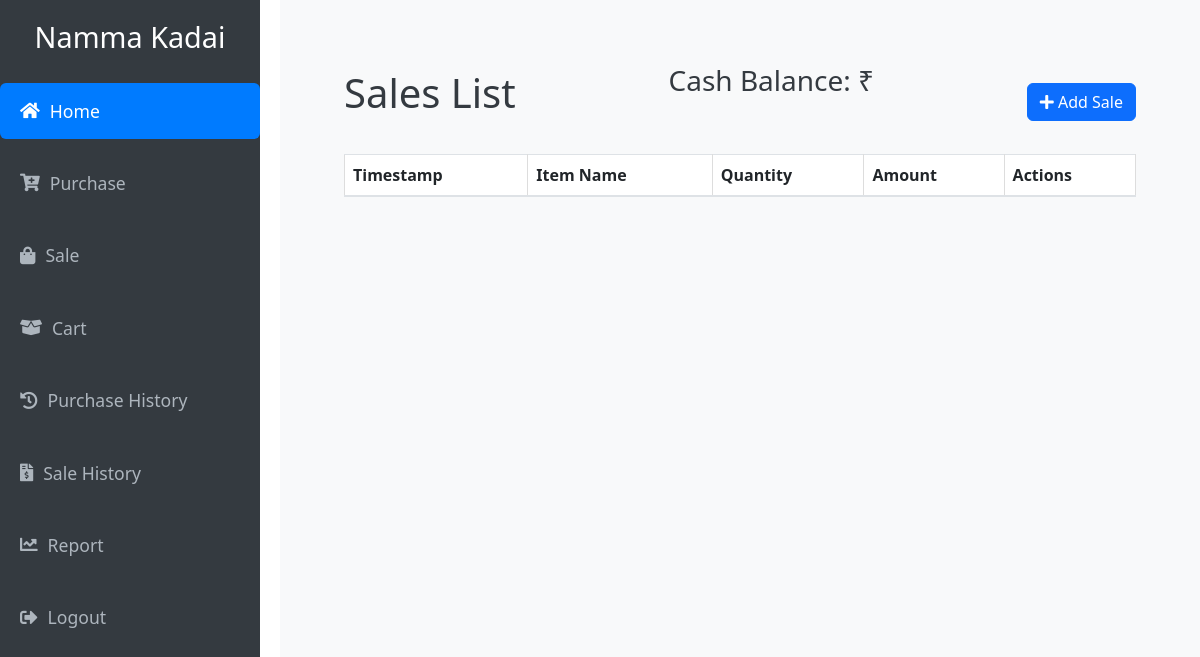
The app's page /sale (signed in), older data.
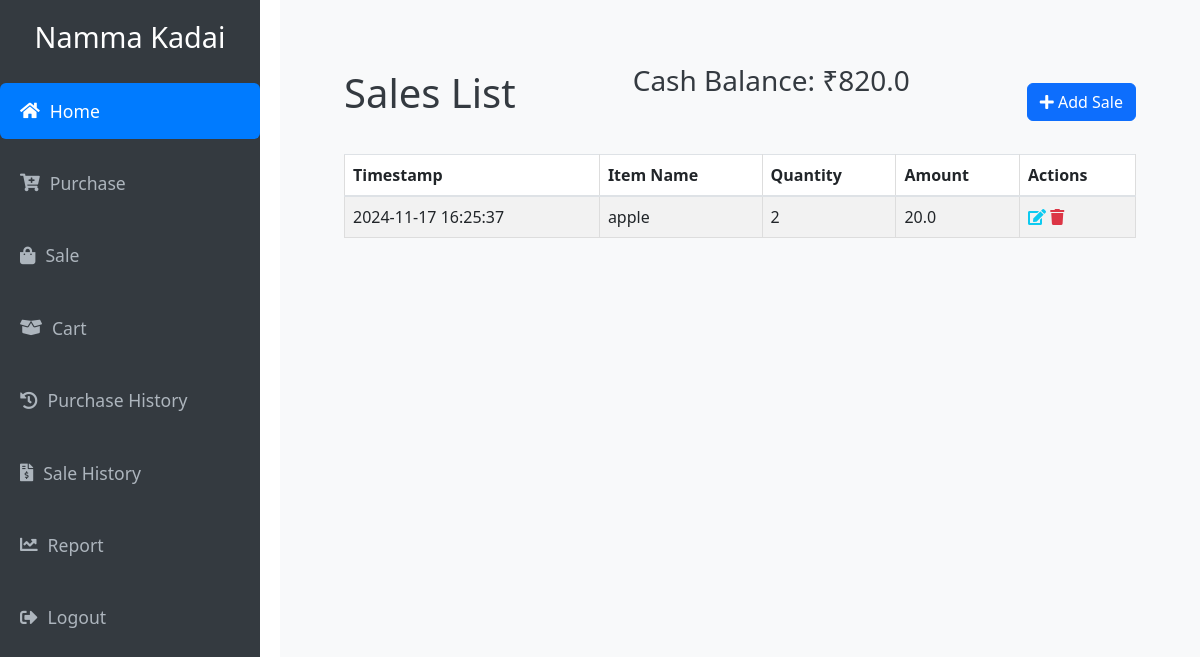
The same page, newer data.
### Namma_Kadai/models.py (models this page shows)
class Company(db.Model):
    id = db.Column(db.Integer, primary_key=True)
    company_name = db.Column(db.String(150),unique=True, nullable=False)
    cash_balance = db.Column(db.Float, nullable=False, default=1000.00)
    user_id = db.Column(db.Integer, db.ForeignKey('user.id'), nullable=False)
    purchases = db.relationship('Purchase', backref='company_purchase', lazy=True)
    items = db.relationship('Item', backref='company', lazy=True)
    sales = db.relationship('Sales', backref='sales_company', lazy=True)

class Sales(db.Model):
    id = db.Column(db.Integer, primary_key=True)
    item_id = db.Column(db.Integer, db.ForeignKey('item.id'), nullable=False)
    company_id = db.Column(db.Integer, db.ForeignKey('company.id'), nullable=False)
    qty = db.Column(db.Integer, nullable=False)
    rate = db.Column(db.Float, nullable=False)
    amount = db.Column(db.Float, nullable=False)
    timestamp = db.Column(db.DateTime, default=lambda: datetime.now(pytz.timezone('Asia/Kolkata')))
    item = db.relationship('Item', backref='sales_records', lazy=True)
    company = db.relationship('Company', backref='company_sales', lazy=True)

class Item(db.Model):
    id = db.Column(db.Integer, primary_key=True)
    item_name = db.Column(db.String(150), nullable=False)
    qty = db.Column(db.Integer, nullable=False, default=0)
    rate = db.Column(db.Float, nullable=False,)  # New field for the rate of the item
    company_id = db.Column(db.Integer, db.ForeignKey('company.id'), nullable=False)
    sales = db.relationship('Sales', backref='item_relation', lazy=True)

### Namma_Kadai/routes.py (the view)
@app.route('/sale',methods=['GET','POST'])
@login_required
def sale_list():
    sales = Sales.query.all()
    return render_template('sale_list.html', sales=sales)

### Namma_Kadai/routes.py (called while the page is built)
@login_manager.user_loader
def load_user(user_id):
    return User.query.get(int(user_id))

### Namma_Kadai/templates/sale_list.html (shortened to what this page needs)
{% extends "base.html" %}
{% block content %}
<div class="container">
    <div class="d-flex justify-content-between align-items-center my-4">
        <h1>Sales List</h1>
        {% if current_user.is_authenticated %}
        <div class="row mb-4">
            <div class="col-md-12 text-right">
                <h3>Cash Balance: ₹{{ current_user.companies.cash_balance }}</h3>
            </div>
        </div>
        {% endif %}
        <a href="{{url_for('add_sale')}}" class="btn btn-primary">
            <i class="fas fa-plus"></i> Add Sale
        </a>
    </div>
    <table class="table table-striped">
        <thead>
            <tr>
                <th>Timestamp</th>
                <th>Item Name</th>
                <th>Quantity</th>
                <th>Amount</th>
                <th>Actions</th>
            </tr>
        </thead>
        <tbody>
            {% for sale in sales %}
            <tr>
                <td>{{ sale.timestamp.strftime('%Y-%m-%d %H:%M:%S') }}</td>
                <td>{{ sale.item.item_name }}</td>
                <td>{{ sale.qty }}</td>
                <td>{{ sale.amount }}</td>
                <td class="table-actions">
                    <a href="#" class="text-info"><i class="fas fa-edit"></i></a>
                    <a href="#" class="text-danger"><i class="fas fa-trash"></i></a>
                </td>
            </tr>
            {% endfor %}
        </tbody>
    </table>
</div>
{% endblock %}

Row changes from the older to the newer data that the page shows:
now on this page (row edited): Company: companies.cash_balance "820.0"
added Sales: timestamp "2024-11-17 16:25:37", item.item_name "apple", qty "2", amount "20.0"
